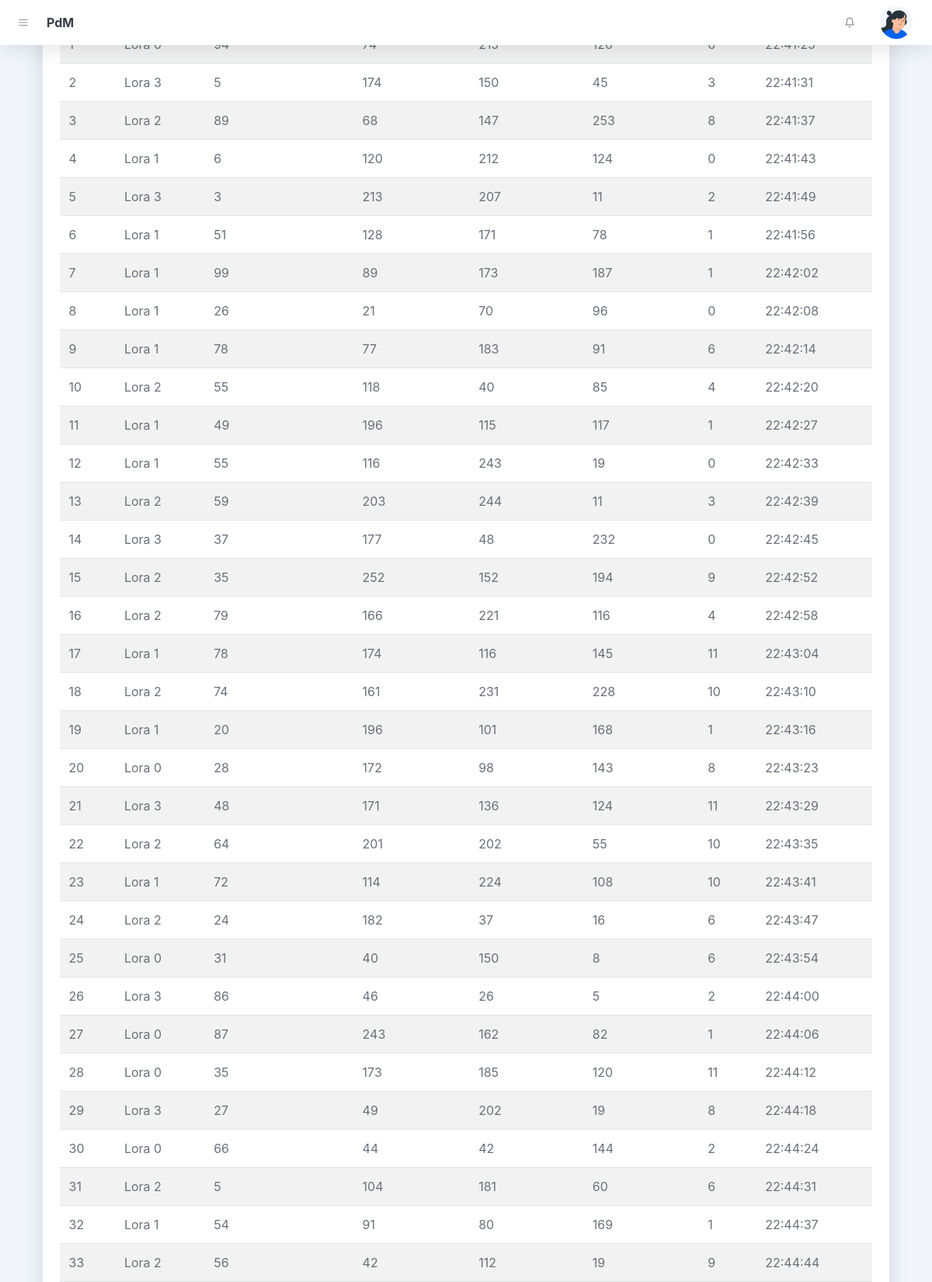
Screenshot of /logData.php (upper part) with the database file from the repository.
### tables this page shows
CREATE TABLE `coba` (
  `id` int(11) NOT NULL,
  `nama` varchar(11) NOT NULL,
  `sensor_kelembaban` int(11) NOT NULL,
  `sensor_n` int(11) NOT NULL,
  `sensor_p` int(11) NOT NULL,
  `sensor_k` int(11) NOT NULL,
  `sensor_ph` int(11) NOT NULL,
  `timestamp` time NOT NULL DEFAULT current_timestamp()
);

### logData.php (the view, shortened to what this page needs)
<?php
include "header.php";
require "connection.php";
try{
$sql = 'SELECT * FROM coba';
  $row = $connection->query($sql);
  $row->setFetchMode(PDO::FETCH_ASSOC);
} catch (PDOException $e) {
  die("Connection to Database Failed!. Please Check Database Connection!!" . $e->getMessage());
}
?>
<!DOCTYPE html>
<html>
<head>
  <link href="https://cdn.jsdelivr.net/npm/simple-datatables@latest/dist/style.css" rel="stylesheet" />
        <link href="css/styles.css" rel="stylesheet" />
</head>
<body>
    <div class="container-xl px-4 mt-n10">
                        <div class="card mb-4">
                            <div class="card-body">
  <table id="data" class="table table-striped">
  <thead>
    <tr>
      <th scope="col">id</th>
      <th scope="col">nama</th>
      <th scope="col">kelembaban</th>
      <th scope="col">sensor N</th>
      <th scope="col">sensor P</th>
      <th scope="col">sensor K</th>
      <th scope="col">PH</th>
          <th scope="col">Time</th>
    </tr>
  </thead>
  <tbody>
    <?php  while ($rows = $row->fetch()):?>
  <?php $id = $rows['id'];
  $nama = $rows['nama'];
  $kelembaban = $rows['sensor_kelembaban'];
  $sensor_n = $rows ['sensor_n'];
  $sensor_p = $rows['sensor_p'];
  $sensor_k = $rows['sensor_k'];
  $ph = $rows ['sensor_ph'];
  $times =$rows['timestamp'];
?>
<tr>
  <td><?php echo $id?></td>
 <td><?php echo $nama?></td>
 <td><?php echo $kelembaban?></td>
 <td><?php echo $sensor_n?></td>
  <td><?php echo $sensor_p?></td>
 <td><?php echo $sensor_k?></td>
 <td><?php echo $ph?></td>
  <td><?php echo $times?></td>
</tr>
<?php endwhile;?>
  </tbody>
</table>
    </div>
    </div>
    </div>
</body>
</html>

### header.php (shortened to what this page needs)
<!DOCTYPE html>
<html lang="en">
    <head>
        <link href="css/styles.css" rel="stylesheet" />
    </head>
    <body class="nav-fixed">
        <nav class="topnav navbar navbar-expand shadow justify-content-between justify-content-sm-start navbar-light bg-white" id="sidenavAccordion">
            <button class="btn btn-icon btn-transparent-dark order-1 order-lg-0 me-2 ms-lg-2 me-lg-0" id="sidebarToggle"><i data-feather="menu"></i></button>
            <a class="navbar-brand pe-3 ps-4 ps-lg-2" href="index.php">PdM</a>
            <ul class="navbar-nav align-items-center ms-auto">
                <li class="nav-item dropdown no-caret d-none d-sm-block me-3 dropdown-notifications">
                    <a class="btn btn-icon btn-transparent-dark dropdown-toggle" id="navbarDropdownAlerts" href="javascript:void(0);" role="button" data-bs-toggle="dropdown" aria-haspopup="true" aria-expanded="false"><i data-feather="bell"></i></a>
                </li>
                <li class="nav-item dropdown no-caret dropdown-user me-3 me-lg-4">
                    <a class="btn btn-icon btn-transparent-dark dropdown-toggle" id="navbarDropdownUserImage" href="javascript:void(0);" role="button" data-bs-toggle="dropdown" aria-haspopup="true" aria-expanded="false"><img class="img-fluid" src="assets/img/illustrations/profiles/profile-1.png" /></a>
                </li>
            </ul>
        </nav>

### rows the page displays
coba: id "2", nama "Lora 3", sensor_kelembaban "5", sensor_n "174", sensor_p "150", sensor_k "45", sensor_ph "3", timestamp "22:41:31"
coba: id "3", nama "Lora 2", sensor_kelembaban "89", sensor_n "68", sensor_p "147", sensor_k "253", sensor_ph "8", timestamp "22:41:37"
coba: id "4", nama "Lora 1", sensor_kelembaban "6", sensor_n "120", sensor_p "212", sensor_k "124", sensor_ph "0", timestamp "22:41:43"
coba: id "5", nama "Lora 3", sensor_kelembaban "3", sensor_n "213", sensor_p "207", sensor_k "11", sensor_ph "2", timestamp "22:41:49"
coba: id "6", nama "Lora 1", sensor_kelembaban "51", sensor_n "128", sensor_p "171", sensor_k "78", sensor_ph "1", timestamp "22:41:56"
coba: id "7", nama "Lora 1", sensor_kelembaban "99", sensor_n "89", sensor_p "173", sensor_k "187", sensor_ph "1", timestamp "22:42:02"
coba: id "8", nama "Lora 1", sensor_kelembaban "26", sensor_n "21", sensor_p "70", sensor_k "96", sensor_ph "0", timestamp "22:42:08"
coba: id "9", nama "Lora 1", sensor_kelembaban "78", sensor_n "77", sensor_p "183", sensor_k "91", sensor_ph "6", timestamp "22:42:14"
coba: id "10", nama "Lora 2", sensor_kelembaban "55", sensor_n "118", sensor_p "40", sensor_k "85", sensor_ph "4", timestamp "22:42:20"
coba: id "11", nama "Lora 1", sensor_kelembaban "49", sensor_n "196", sensor_p "115", sensor_k "117", sensor_ph "1", timestamp "22:42:27"
coba: id "12", nama "Lora 1", sensor_kelembaban "55", sensor_n "116", sensor_p "243", sensor_k "19", sensor_ph "0", timestamp "22:42:33"
coba: id "13", nama "Lora 2", sensor_kelembaban "59", sensor_n "203", sensor_p "244", sensor_k "11", sensor_ph "3", timestamp "22:42:39"
coba: id "14", nama "Lora 3", sensor_kelembaban "37", sensor_n "177", sensor_p "48", sensor_k "232", sensor_ph "0", timestamp "22:42:45"
coba: id "15", nama "Lora 2", sensor_kelembaban "35", sensor_n "252", sensor_p "152", sensor_k "194", sensor_ph "9", timestamp "22:42:52"
coba: id "16", nama "Lora 2", sensor_kelembaban "79", sensor_n "166", sensor_p "221", sensor_k "116", sensor_ph "4", timestamp "22:42:58"
coba: id "17", nama "Lora 1", sensor_kelembaban "78", sensor_n "174", sensor_p "116", sensor_k "145", sensor_ph "11", timestamp "22:43:04"
coba: id "18", nama "Lora 2", sensor_kelembaban "74", sensor_n "161", sensor_p "231", sensor_k "228", sensor_ph "10", timestamp "22:43:10"
coba: id "19", nama "Lora 1", sensor_kelembaban "20", sensor_n "196", sensor_p "101", sensor_k "168", sensor_ph "1", timestamp "22:43:16"
coba: id "20", nama "Lora 0", sensor_kelembaban "28", sensor_n "172", sensor_p "98", sensor_k "143", sensor_ph "8", timestamp "22:43:23"
coba: id "21", nama "Lora 3", sensor_kelembaban "48", sensor_n "171", sensor_p "136", sensor_k "124", sensor_ph "11", timestamp "22:43:29"
coba: id "22", nama "Lora 2", sensor_kelembaban "64", sensor_n "201", sensor_p "202", sensor_k "55", sensor_ph "10", timestamp "22:43:35"
coba: id "23", nama "Lora 1", sensor_kelembaban "72", sensor_n "114", sensor_p "224", sensor_k "108", sensor_ph "10", timestamp "22:43:41"
coba: id "24", nama "Lora 2", sensor_kelembaban "24", sensor_n "182", sensor_p "37", sensor_k "16", sensor_ph "6", timestamp "22:43:47"
coba: id "25", nama "Lora 0", sensor_kelembaban "31", sensor_n "40", sensor_p "150", sensor_k "8", sensor_ph "6", timestamp "22:43:54"
coba: id "26", nama "Lora 3", sensor_kelembaban "86", sensor_n "46", sensor_p "26", sensor_k "5", sensor_ph "2", timestamp "22:44:00"
coba: id "27", nama "Lora 0", sensor_kelembaban "87", sensor_n "243", sensor_p "162", sensor_k "82", sensor_ph "1", timestamp "22:44:06"
coba: id "28", nama "Lora 0", sensor_kelembaban "35", sensor_n "173", sensor_p "185", sensor_k "120", sensor_ph "11", timestamp "22:44:12"
coba: id "29", nama "Lora 3", sensor_kelembaban "27", sensor_n "49", sensor_p "202", sensor_k "19", sensor_ph "8", timestamp "22:44:18"
coba: id "30", nama "Lora 0", sensor_kelembaban "66", sensor_n "44", sensor_p "42", sensor_k "144", sensor_ph "2", timestamp "22:44:24"
coba: id "31", nama "Lora 2", sensor_kelembaban "5", sensor_n "104", sensor_p "181", sensor_k "60", sensor_ph "6", timestamp "22:44:31"
coba: id "32", nama "Lora 1", sensor_kelembaban "54", sensor_n "91", sensor_p "80", sensor_k "169", sensor_ph "1", timestamp "22:44:37"
coba: id "33", nama "Lora 2", sensor_kelembaban "56", sensor_n "42", sensor_p "112", sensor_k "19", sensor_ph "9", timestamp "22:44:44"
